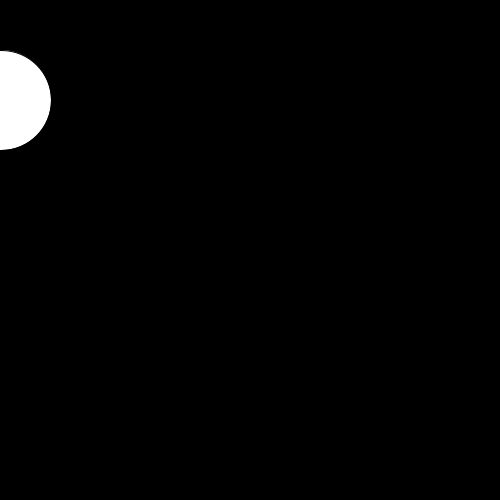
Frame 1 (no input)
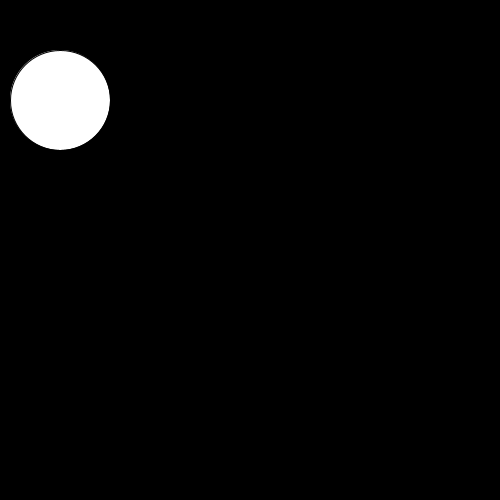
Frame 60 (the mouse pressed at the canvas centre just before this capture)
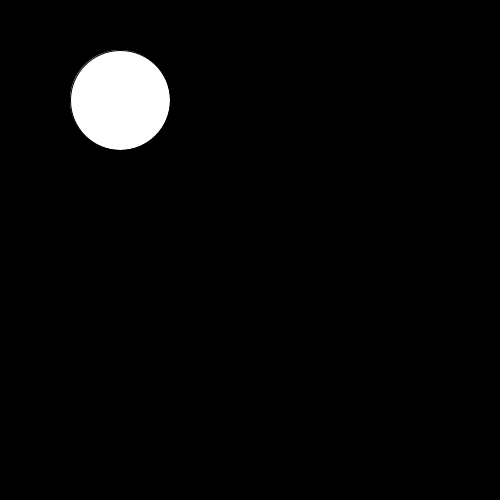
Frame 120 (the mouse held since frame 60 and released just before this capture)

The Processing sketch that drew these frames (run headless with seeded random() and noise(); from frame 60 on, the mouse is pressed at the canvas centre):

// Processing sketch: Circle_Animation
// ── Circle_Animation.pde
/*
    move circle from left to right and vice versa.
    created Sept. 22,2014
*/

void setup(){
size(500,500);
}

int x = 1;

void draw(){
  background(0);
  fill(255);
  ellipse(x,100,100,100);
  ++x;  
}
